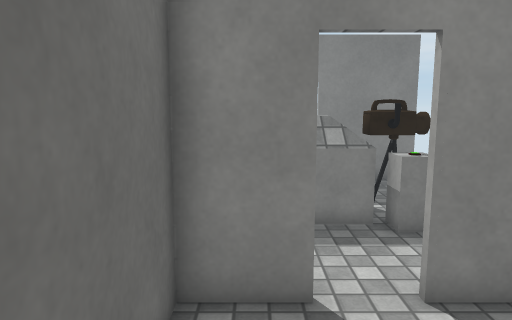
View 1 (above)

17 first-person views from a walk through a Unity game level. The camera is 1.5 m above the floor, tilts 8° down and sees 70° across. The floor is counted in squares, 0.5 m on a side. Each view is taken from the middle of a square. On the plan, view 1 faces up. The plan holds only what a view shows up to about 20 squares ahead; the rest is blank. The place goes on beyond the plan. Door leaves are left out, so doorways stand open. Some surface patterns are stand-ins.

View 2
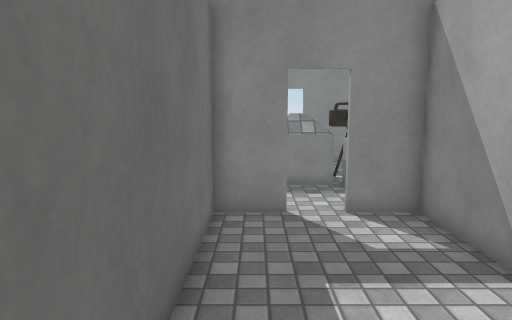

View 3
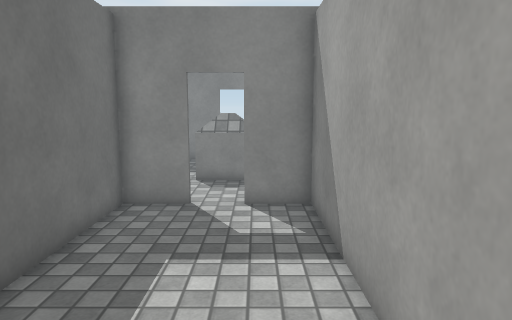

View 4
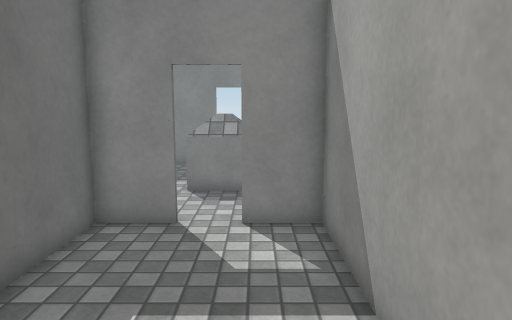

View 5
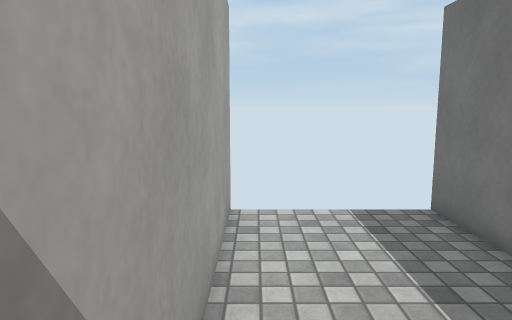

View 6
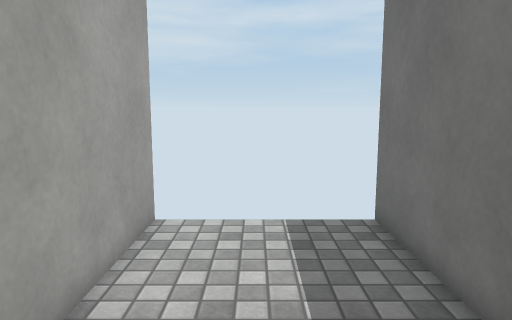

View 7
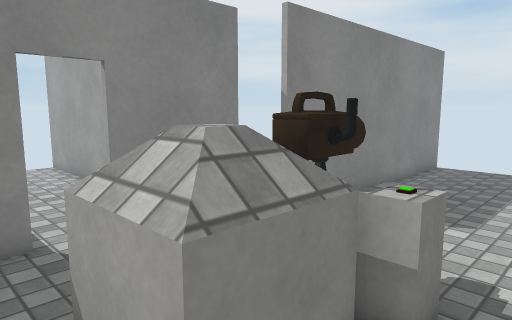

View 8
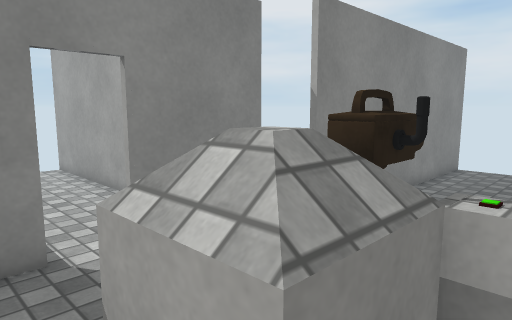

View 9
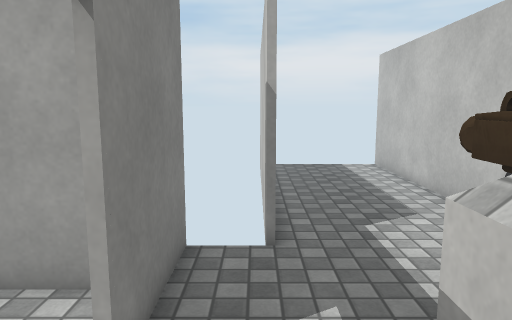

View 10
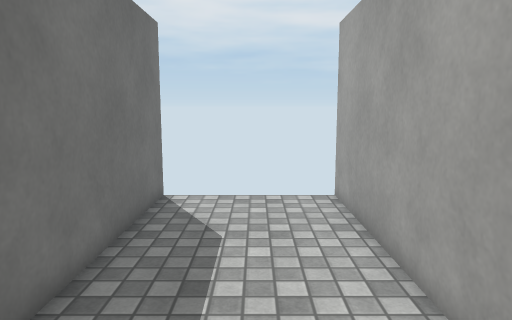

View 11
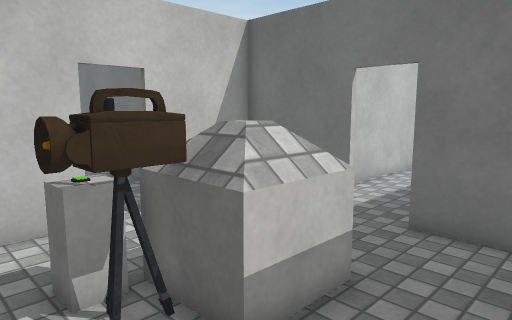

View 12
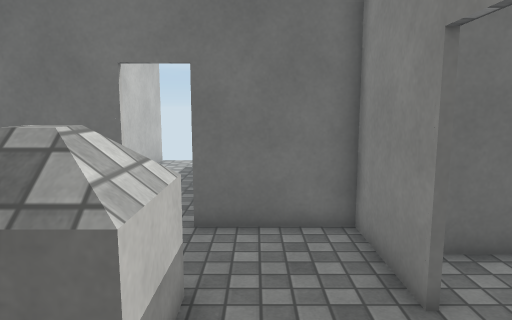

View 13
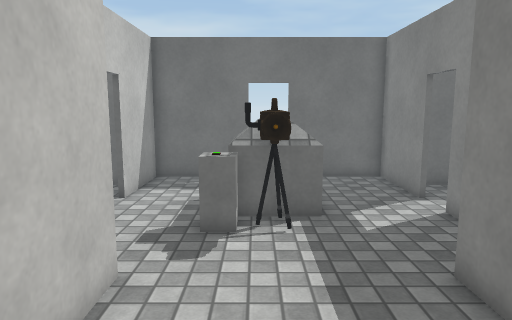

View 14
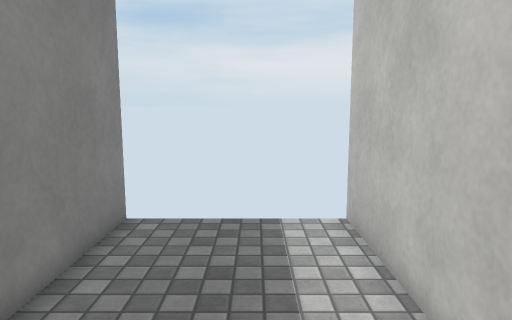

View 15
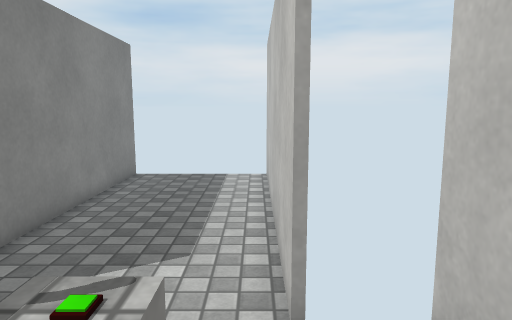

View 16
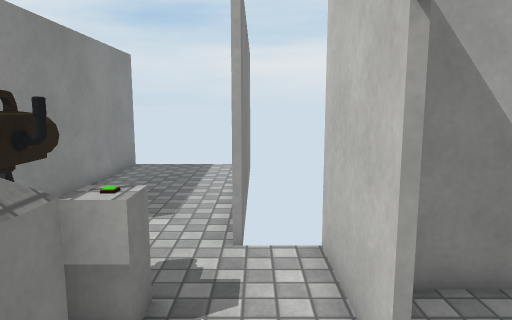

View 17
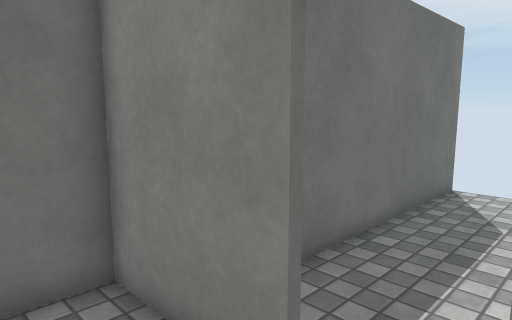

### Floor plan
Key: @ floor where view 1 was taken; # wall or solid block; . floor; D open door; ^ raised ledge; O other object.
Columns run from 3 left of view 1 to 19 right of it. Each row starts with its distance up from view 1.
 28   #     #
 27   #.....#
 26   #.....#
 25   #.....#
 24   #.....#
 23   #.....#
 22   #.....#
 21   #.....#
 20   #.....#
 19   #.....#
 18   #.....#
 17   #.....#
 16 ####DD#####
 15 #.........
 14 #.........#############
 13 #.....................
 12 #...^^^...............
 11 D...^^OO..............
 10 D. .^^OOO.............
  9 #  .^^OO..............
  8 #.........#############
  7 #.........##
  6 #####D#####
  5  ###DD####
  4   #.....#
  3   #.....#
  2   #.....#
  1   #.....#
  0   #@....#
 -1   #.....#
 -2   #.....#
 -3   #.....#
 -4   #.....#
 -5   #.....#
 -6   #.....#
 -7   #     #

Where each view was taken, in squares from view 1:
view 1: 0 up, 0 right, facing up
view 2: 5 down, 0 right, facing up
view 3: 6 down, 3 right, facing up
view 4: 4 down, 3 right, facing up
view 5: 4 up, 4 right, facing down
view 6: 3 up, 2 right, facing down
view 7: 7 up, 1 left, facing up-right
view 8: 8 up, 1 left, facing up-right
view 9: 14 up, 1 left, facing right
view 10: 15 up, 2 right, facing up
view 11: 15 up, 6 right, facing down-left
view 12: 13 up, 6 right, facing left
view 13: 10 up, 13 right, facing left
view 14: 10 up, 9 right, facing right
view 15: 8 up, 2 right, facing right
view 16: 7 up, 1 left, facing right
view 17: 13 up, 3 right, facing up-left
